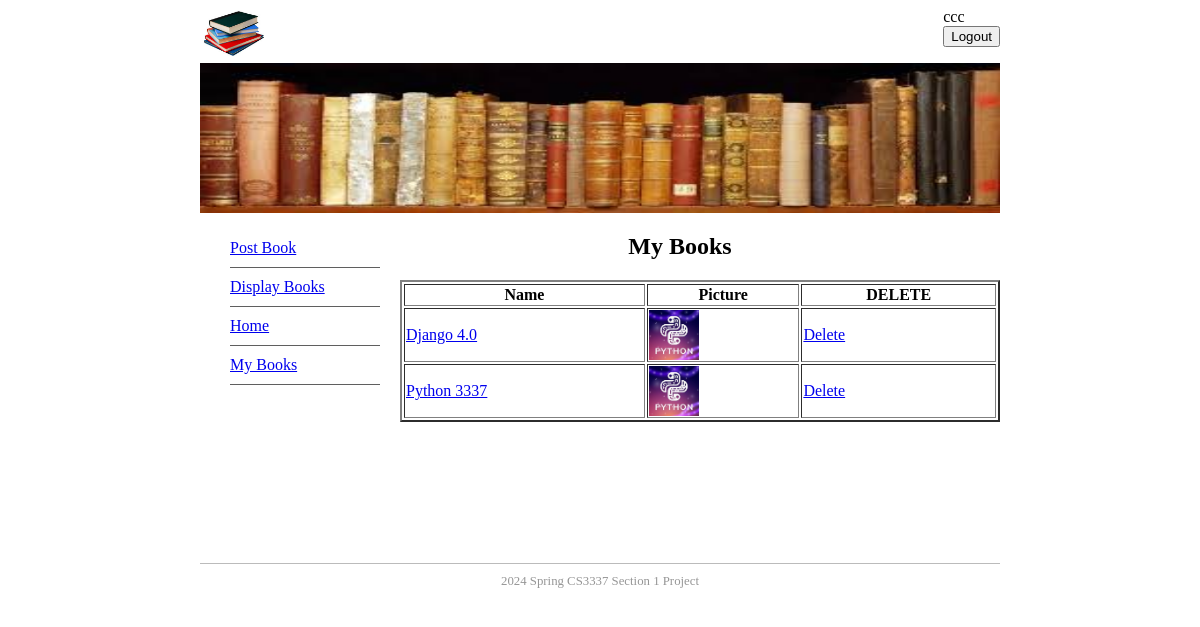
Page /mybooks (signed in) on the committed database.
### bookMng/models.py (models this page shows, shortened)
class MainMenu(models.Model):
    item = models.CharField(max_length=200, unique=True)
    link = models.CharField(max_length=200, unique=True)

class Book(models.Model):
    name = models.CharField(max_length=200)
    web = models.URLField(max_length=300)
    price = models.DecimalField(decimal_places=2, max_digits=8)
    publishdate = models.DateField(auto_now=True)
    picture = models.FileField(upload_to='bookEx/static/uploads')
    pic_path = models.CharField(max_length=300, editable=False, blank=True)
    username = models.ForeignKey(User, blank=True, null=True, on_delete=models.CASCADE)

### bookMng/views.py (the view)
# urls.py: path('mybooks', views.mybooks, name='mybooks'),
@login_required(login_url=reverse_lazy('login'))
def mybooks(request):
    books = Book.objects.filter(username=request.user)
    for b in books:
        b.pic_path = b.picture.url[14:]
    return render(request, 'bookMng/mybooks.html', {'item_list': MainMenu.objects.all(), 'books': books})

### bookEx/templates/bookMng/mybooks.html
{% extends "base.html" %}
{% load static %}
{% block sidenav %}
        {% for item in item_list %}
        <li>
                <a href="{{ item.link }}">  {{ item.item }} </a>
        </li>
        {% endfor %}
{% endblock sidenav %}
{% block content %}
<h1 align="center">My Books</h1>
<table border = "2" width = "600">
        <tr>
                <th>
                        Name
                </th>
                  <th>
                        Picture
                </th>
             <th>
                        DELETE
                </th>
        </tr>
{% for book in books %}
        <tr>
                <td>
                    <a href="book_detail/{{ book.id }}">
                        {{ book.name }}
                    </a>
                </td>
                <td>
                        <img src="{% static book.pic_path %}" height="50"/>
                </td>
             <td>
                    <a href="book_delete/{{ book.id }}">
                        Delete
                    </a>
                </td>
        </tr>
        {% endfor %}
</table>
{% endblock content %}

### bookEx/templates/base.html (shortened to what this page needs)
{% load static %}
<html lang="en">
<head>
    <link href="{% static 'main.css' %}" rel="stylesheet" type="text/css">
</head>
<body>
<div id="wrapper">
    <header id="header">
        <img src="{% static 'logo.jpg' %}" height="50"/>
        <span style="float: right;" >
            {% if user.is_authenticated %}
                {{ user.username }}
                <form action="{% url 'logout' %}?next=/" method="post">
                    <button type="submit">Logout</button>
                </form>
            {% else %}
                Not Logged in.
                <a href="{% url 'login' %}?next=/">Login</a>
                {% endif %}
        </span>
        <img src="{% static 'banner.jpg' %}"  width="800" height="150"/>
    </header>
    <aside id="leftsidebar">
        <nav id="nav">
            <ul>
                {% block sidenav %}{% endblock sidenav %}
            </ul>
        </nav>
    </aside>
    <section id="main">
        {% block content %}{% endblock content %}
    </section>
    <footer id="footer">
         2024 Spring CS3337 Section 1 Project
    </footer>
</div>
</body>
</html>

### bookEx/static/main.css (style rules this page uses)
#header { border-style: none; width: 800px; height: auto; }
#wrapper { margin-top: 0px; margin-left: auto; margin-right: auto; background-color: #FFFFFF; width: 800px; }
#footer { text-align: center; font-size: 0.8em; margin-top: 5px; padding-top: 10px; padding-bottom: 10px; background-color: #FFFFFF; border-top: thin solid #BBBBBB; clear: both; color: #969696; }
#nav li { padding-top: 10px; padding-bottom: 10px; font-size: 1em; list-style-type: none; border-bottom: thin solid #5F5F5F; color: #4c4c4c; left: 0px; list-style-position: inside; margin-left: -10px; }
#leftsidebar { width: 180px; height: 350px; float: left; }
#main { width: 560px; float: left; margin-left: 20px; margin-right: 10px; padding-right: 10px; }

### rows in the picture
MainMenu: item "Post Book"
MainMenu: item "Display Books"
MainMenu: item "Home"
MainMenu: item "My Books"
Book: name "Django 4.0"
Book: name "Python 3337"

### other values in the picture
{{ user.username }} "ccc"
